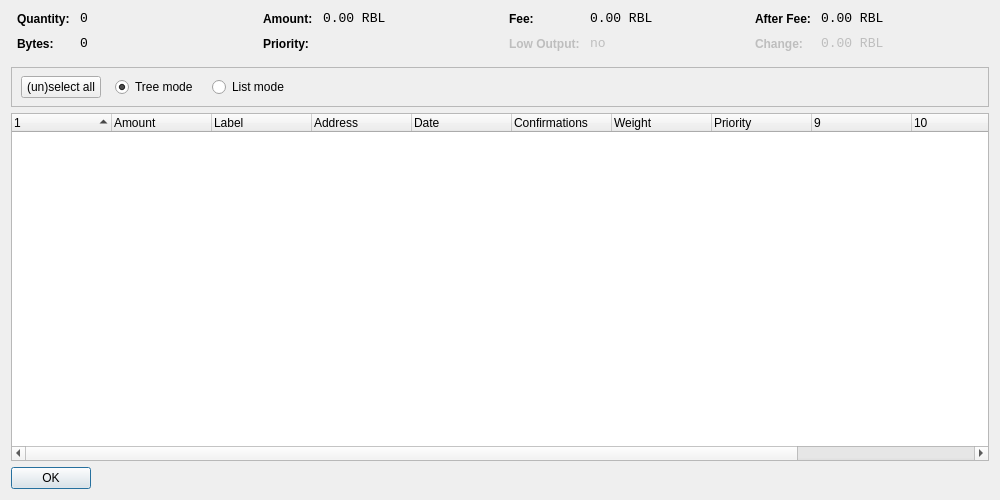
<?xml version="1.0" encoding="UTF-8"?>
<ui version="4.0">
 <class>CoinControlDialog</class>
 <widget class="QWidget" name="CoinControlDialog">
  <property name="geometry">
   <rect>
    <x>0</x>
    <y>0</y>
    <width>1000</width>
    <height>500</height>
   </rect>
  </property>
  <property name="windowTitle">
   <string>Coin Control</string>
  </property>
  <layout class="QVBoxLayout" name="verticalLayout">
   <item>
    <layout class="QHBoxLayout" name="horizontalLayoutTop" stretch="0,0,0,0">
     <property name="topMargin">
      <number>0</number>
     </property>
     <property name="bottomMargin">
      <number>10</number>
     </property>
     <item>
      <layout class="QFormLayout" name="formLayoutCoinControl1">
       <property name="horizontalSpacing">
        <number>10</number>
       </property>
       <property name="verticalSpacing">
        <number>10</number>
       </property>
       <property name="leftMargin">
        <number>6</number>
       </property>
       <property name="rightMargin">
        <number>6</number>
       </property>
       <item row="0" column="0">
        <widget class="QLabel" name="labelCoinControlQuantityText">
         <property name="styleSheet">
          <string notr="true">font-weight:bold;</string>
         </property>
         <property name="text">
          <string>Quantity:</string>
         </property>
        </widget>
       </item>
       <item row="0" column="1">
        <widget class="QLabel" name="labelCoinControlQuantity">
         <property name="font">
          <font>
           <family>Monospace</family>
           <pointsize>10</pointsize>
          </font>
         </property>
         <property name="cursor">
          <cursorShape>IBeamCursor</cursorShape>
         </property>
         <property name="contextMenuPolicy">
          <enum>Qt::ActionsContextMenu</enum>
         </property>
         <property name="text">
          <string notr="true">0</string>
         </property>
         <property name="textInteractionFlags">
          <set>Qt::LinksAccessibleByMouse|Qt::TextSelectableByKeyboard|Qt::TextSelectableByMouse</set>
         </property>
        </widget>
       </item>
       <item row="1" column="0">
        <widget class="QLabel" name="labelCoinControlBytesText">
         <property name="styleSheet">
          <string notr="true">font-weight:bold;</string>
         </property>
         <property name="text">
          <string>Bytes:</string>
         </property>
        </widget>
       </item>
       <item row="1" column="1">
        <widget class="QLabel" name="labelCoinControlBytes">
         <property name="font">
          <font>
           <family>Monospace</family>
           <pointsize>10</pointsize>
          </font>
         </property>
         <property name="cursor">
          <cursorShape>IBeamCursor</cursorShape>
         </property>
         <property name="contextMenuPolicy">
          <enum>Qt::ActionsContextMenu</enum>
         </property>
         <property name="text">
          <string notr="true">0</string>
         </property>
         <property name="textInteractionFlags">
          <set>Qt::LinksAccessibleByMouse|Qt::TextSelectableByKeyboard|Qt::TextSelectableByMouse</set>
         </property>
        </widget>
       </item>
      </layout>
     </item>
     <item>
      <layout class="QFormLayout" name="formLayoutCoinControl2">
       <property name="horizontalSpacing">
        <number>10</number>
       </property>
       <property name="verticalSpacing">
        <number>10</number>
       </property>
       <property name="leftMargin">
        <number>6</number>
       </property>
       <property name="rightMargin">
        <number>6</number>
       </property>
       <item row="0" column="0">
        <widget class="QLabel" name="labelCoinControlAmountText">
         <property name="styleSheet">
          <string notr="true">font-weight:bold;</string>
         </property>
         <property name="text">
          <string>Amount:</string>
         </property>
        </widget>
       </item>
       <item row="0" column="1">
        <widget class="QLabel" name="labelCoinControlAmount">
         <property name="font">
          <font>
           <family>Monospace</family>
           <pointsize>10</pointsize>
          </font>
         </property>
         <property name="cursor">
          <cursorShape>IBeamCursor</cursorShape>
         </property>
         <property name="contextMenuPolicy">
          <enum>Qt::ActionsContextMenu</enum>
         </property>
         <property name="text">
          <string notr="true">0.00 RBL</string>
         </property>
         <property name="textInteractionFlags">
          <set>Qt::LinksAccessibleByMouse|Qt::TextSelectableByKeyboard|Qt::TextSelectableByMouse</set>
         </property>
        </widget>
       </item>
       <item row="1" column="0">
        <widget class="QLabel" name="labelCoinControlPriorityText">
         <property name="styleSheet">
          <string notr="true">font-weight:bold;</string>
         </property>
         <property name="text">
          <string>Priority:</string>
         </property>
        </widget>
       </item>
       <item row="1" column="1">
        <widget class="QLabel" name="labelCoinControlPriority">
         <property name="font">
          <font>
           <family>Monospace</family>
           <pointsize>10</pointsize>
          </font>
         </property>
         <property name="cursor">
          <cursorShape>IBeamCursor</cursorShape>
         </property>
         <property name="contextMenuPolicy">
          <enum>Qt::ActionsContextMenu</enum>
         </property>
         <property name="text">
          <string/>
         </property>
         <property name="textInteractionFlags">
          <set>Qt::LinksAccessibleByMouse|Qt::TextSelectableByKeyboard|Qt::TextSelectableByMouse</set>
         </property>
        </widget>
       </item>
      </layout>
     </item>
     <item>
      <layout class="QFormLayout" name="formLayoutCoinControl3">
       <property name="horizontalSpacing">
        <number>10</number>
       </property>
       <property name="verticalSpacing">
        <number>10</number>
       </property>
       <property name="leftMargin">
        <number>6</number>
       </property>
       <property name="rightMargin">
        <number>6</number>
       </property>
       <item row="0" column="0">
        <widget class="QLabel" name="labelCoinControlFeeText">
         <property name="styleSheet">
          <string notr="true">font-weight:bold;</string>
         </property>
         <property name="text">
          <string>Fee:</string>
         </property>
        </widget>
       </item>
       <item row="0" column="1">
        <widget class="QLabel" name="labelCoinControlFee">
         <property name="font">
          <font>
           <family>Monospace</family>
           <pointsize>10</pointsize>
          </font>
         </property>
         <property name="cursor">
          <cursorShape>IBeamCursor</cursorShape>
         </property>
         <property name="contextMenuPolicy">
          <enum>Qt::ActionsContextMenu</enum>
         </property>
         <property name="text">
          <string notr="true">0.00 RBL</string>
         </property>
         <property name="textInteractionFlags">
          <set>Qt::LinksAccessibleByMouse|Qt::TextSelectableByKeyboard|Qt::TextSelectableByMouse</set>
         </property>
        </widget>
       </item>
       <item row="1" column="0">
        <widget class="QLabel" name="labelCoinControlLowOutputText">
         <property name="enabled">
          <bool>false</bool>
         </property>
         <property name="styleSheet">
          <string notr="true">font-weight:bold;</string>
         </property>
         <property name="text">
          <string>Low Output:</string>
         </property>
        </widget>
       </item>
       <item row="1" column="1">
        <widget class="QLabel" name="labelCoinControlLowOutput">
         <property name="enabled">
          <bool>false</bool>
         </property>
         <property name="font">
          <font>
           <family>Monospace</family>
           <pointsize>10</pointsize>
          </font>
         </property>
         <property name="cursor">
          <cursorShape>IBeamCursor</cursorShape>
         </property>
         <property name="contextMenuPolicy">
          <enum>Qt::ActionsContextMenu</enum>
         </property>
         <property name="text">
          <string>no</string>
         </property>
         <property name="textInteractionFlags">
          <set>Qt::LinksAccessibleByMouse|Qt::TextSelectableByKeyboard|Qt::TextSelectableByMouse</set>
         </property>
        </widget>
       </item>
      </layout>
     </item>
     <item>
      <layout class="QFormLayout" name="formLayoutCoinControl4">
       <property name="horizontalSpacing">
        <number>10</number>
       </property>
       <property name="verticalSpacing">
        <number>10</number>
       </property>
       <property name="leftMargin">
        <number>6</number>
       </property>
       <property name="rightMargin">
        <number>6</number>
       </property>
       <item row="0" column="0">
        <widget class="QLabel" name="labelCoinControlAfterFeeText">
         <property name="styleSheet">
          <string notr="true">font-weight:bold;</string>
         </property>
         <property name="text">
          <string>After Fee:</string>
         </property>
        </widget>
       </item>
       <item row="0" column="1">
        <widget class="QLabel" name="labelCoinControlAfterFee">
         <property name="font">
          <font>
           <family>Monospace</family>
           <pointsize>10</pointsize>
          </font>
         </property>
         <property name="cursor">
          <cursorShape>IBeamCursor</cursorShape>
         </property>
         <property name="contextMenuPolicy">
          <enum>Qt::ActionsContextMenu</enum>
         </property>
         <property name="text">
          <string notr="true">0.00 RBL</string>
         </property>
         <property name="textInteractionFlags">
          <set>Qt::LinksAccessibleByMouse|Qt::TextSelectableByKeyboard|Qt::TextSelectableByMouse</set>
         </property>
        </widget>
       </item>
       <item row="1" column="0">
        <widget class="QLabel" name="labelCoinControlChangeText">
         <property name="enabled">
          <bool>false</bool>
         </property>
         <property name="styleSheet">
          <string notr="true">font-weight:bold;</string>
         </property>
         <property name="text">
          <string>Change:</string>
         </property>
        </widget>
       </item>
       <item row="1" column="1">
        <widget class="QLabel" name="labelCoinControlChange">
         <property name="enabled">
          <bool>false</bool>
         </property>
         <property name="font">
          <font>
           <family>Monospace</family>
           <pointsize>10</pointsize>
          </font>
         </property>
         <property name="cursor">
          <cursorShape>IBeamCursor</cursorShape>
         </property>
         <property name="contextMenuPolicy">
          <enum>Qt::ActionsContextMenu</enum>
         </property>
         <property name="text">
          <string notr="true">0.00 RBL</string>
         </property>
         <property name="textInteractionFlags">
          <set>Qt::LinksAccessibleByMouse|Qt::TextSelectableByKeyboard|Qt::TextSelectableByMouse</set>
         </property>
        </widget>
       </item>
      </layout>
     </item>
    </layout>
   </item>
   <item>
    <widget class="QFrame" name="frame">
     <property name="minimumSize">
      <size>
       <width>0</width>
       <height>40</height>
      </size>
     </property>
     <property name="frameShape">
      <enum>QFrame::StyledPanel</enum>
     </property>
     <property name="frameShadow">
      <enum>QFrame::Sunken</enum>
     </property>
     <widget class="QWidget" name="horizontalLayoutWidget">
      <property name="geometry">
       <rect>
        <x>10</x>
        <y>0</y>
        <width>781</width>
        <height>41</height>
       </rect>
      </property>
      <layout class="QHBoxLayout" name="horizontalLayoutPanel" stretch="0,0,0,0">
       <property name="spacing">
        <number>14</number>
       </property>
       <item>
        <widget class="QPushButton" name="pushButtonSelectAll">
         <property name="sizePolicy">
          <sizepolicy hsizetype="Maximum" vsizetype="Fixed">
           <horstretch>0</horstretch>
           <verstretch>0</verstretch>
          </sizepolicy>
         </property>
         <property name="text">
          <string>(un)select all</string>
         </property>
        </widget>
       </item>
       <item>
        <widget class="QRadioButton" name="radioTreeMode">
         <property name="sizePolicy">
          <sizepolicy hsizetype="Maximum" vsizetype="Fixed">
           <horstretch>0</horstretch>
           <verstretch>0</verstretch>
          </sizepolicy>
         </property>
         <property name="text">
          <string>Tree mode</string>
         </property>
         <property name="checked">
          <bool>true</bool>
         </property>
        </widget>
       </item>
       <item>
        <widget class="QRadioButton" name="radioListMode">
         <property name="sizePolicy">
          <sizepolicy hsizetype="Maximum" vsizetype="Fixed">
           <horstretch>0</horstretch>
           <verstretch>0</verstretch>
          </sizepolicy>
         </property>
         <property name="text">
          <string>List mode</string>
         </property>
        </widget>
       </item>
       <item>
        <spacer name="horizontalSpacer">
         <property name="orientation">
          <enum>Qt::Horizontal</enum>
         </property>
         <property name="sizeHint" stdset="0">
          <size>
           <width>40</width>
           <height>20</height>
          </size>
         </property>
        </spacer>
       </item>
      </layout>
     </widget>
    </widget>
   </item>
   <item>
    <widget class="CoinControlTreeWidget" name="treeWidget">
     <property name="contextMenuPolicy">
      <enum>Qt::CustomContextMenu</enum>
     </property>
     <property name="sortingEnabled">
      <bool>false</bool>
     </property>
     <property name="columnCount">
      <number>12</number>
     </property>
     <attribute name="headerShowSortIndicator" stdset="0">
      <bool>true</bool>
     </attribute>
     <attribute name="headerStretchLastSection">
      <bool>false</bool>
     </attribute>
     <column>
      <property name="text">
       <string/>
      </property>
     </column>
     <column>
      <property name="text">
       <string>Amount</string>
      </property>
     </column>
     <column>
      <property name="text">
       <string>Label</string>
      </property>
     </column>
     <column>
      <property name="text">
       <string>Address</string>
      </property>
     </column>
     <column>
      <property name="text">
       <string>Date</string>
      </property>
     </column>
     <column>
      <property name="text">
       <string>Confirmations</string>
      </property>
      <property name="toolTip">
       <string>Confirmed</string>
      </property>
     </column>
     <column>
      <property name="text">
       <string>Weight</string>
      </property>
     </column>
     <column>
      <property name="text">
       <string>Priority</string>
      </property>
     </column>
     <column>
      <property name="text">
       <string/>
      </property>
     </column>
     <column>
      <property name="text">
       <string/>
      </property>
     </column>
     <column>
      <property name="text">
       <string/>
      </property>
     </column>
     <column>
      <property name="text">
       <string/>
      </property>
     </column>
    </widget>
   </item>
   <item>
    <widget class="QDialogButtonBox" name="buttonBox">
     <property name="sizePolicy">
      <sizepolicy hsizetype="Maximum" vsizetype="Fixed">
       <horstretch>0</horstretch>
       <verstretch>0</verstretch>
      </sizepolicy>
     </property>
     <property name="orientation">
      <enum>Qt::Horizontal</enum>
     </property>
     <property name="standardButtons">
      <set>QDialogButtonBox::Ok</set>
     </property>
    </widget>
   </item>
  </layout>
 </widget>
 <customwidgets>
  <customwidget>
   <class>CoinControlTreeWidget</class>
   <extends>QTreeWidget</extends>
   <header>coincontroltreewidget.h</header>
  </customwidget>
 </customwidgets>
 <resources/>
 <connections/>
</ui>
